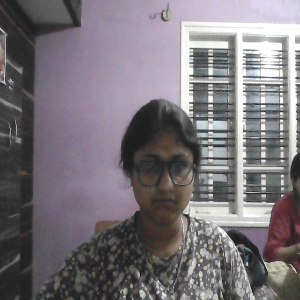
#> input picture uploads/voters/photo.png, 300 x 300 px; its folder holds only this picture in this run
$ python -i face_utils.py   (imports and definitions only)
#> lines starting #> are read from the running program, lines starting #| are printed output that depends on the picture
# face_utils.py
import cv2, os, numpy as np

CASCADE_FACE = cv2.CascadeClassifier(cv2.data.haarcascades+"haarcascade_frontalface_default.xml")
CASCADE_EYE  = cv2.CascadeClassifier(cv2.data.haarcascades+"haarcascade_eye.xml")

FACE_DIR="static/faces"
SIZE=(200,200)
THRESHOLD=70

def preprocess(path):
#> called with path = 'uploads/voters/photo.png'
    img=cv2.imread(path)
#> img is the input picture: shape (300, 300, 3); mean B, G, R 121.2, 116, 121.2
    if img is None: return None
    gray=cv2.cvtColor(img,cv2.COLOR_BGR2GRAY)
    faces=CASCADE_FACE.detectMultiScale(gray,1.3,5)
#> faces = [[179, 66, 64, 64]]
    if len(faces)==0: return None
    x,y,w,h=faces[0]
#> x = 179; y = 66; w = 64; h = 64
    face=gray[y:y+h,x:x+w]
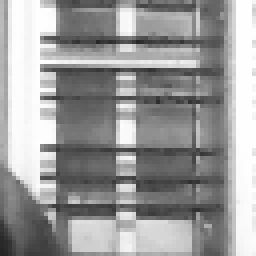
#> face: shape (64, 64) (shown 4 times larger); min 38, max 254, mean 154.3
    return cv2.resize(face,SIZE)
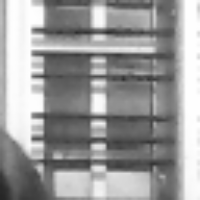
#> returned value: shape (200, 200); min 38, max 254, mean 154.2

def train():
    faces=[]
    labels=[]
    label_map={}
    i=0
    for user in os.listdir(FACE_DIR):
        label_map[i]=user
        for img in os.listdir(FACE_DIR+"/"+user):
            f=preprocess(FACE_DIR+"/"+user+"/"+img)
            if f is not None:
                faces.append(f)
                labels.append(i)
        i+=1
    model=cv2.face.LBPHFaceRecognizer_create()
    model.train(faces,np.array(labels))
    return model,label_map

def spoof_check(path):
    img=cv2.imread(path)
    gray=cv2.cvtColor(img,cv2.COLOR_BGR2GRAY)
    eyes=CASCADE_EYE.detectMultiScale(gray)
    return len(eyes)>=1

def liveness_check(img1,img2):
    a=cv2.imread(img1,0)
    b=cv2.imread(img2,0)
    diff=cv2.absdiff(a,b)
    return diff.mean()>3

def verify_face(username,img1,img2):
    if not spoof_check(img1): return False
    if not liveness_check(img1,img2): return False

    model,map=train()
    face=preprocess(img1)
    label,conf=model.predict(face)
    return map[label]==username and conf<THRESHOLD

>>> result = preprocess('uploads/voters/photo.png')
